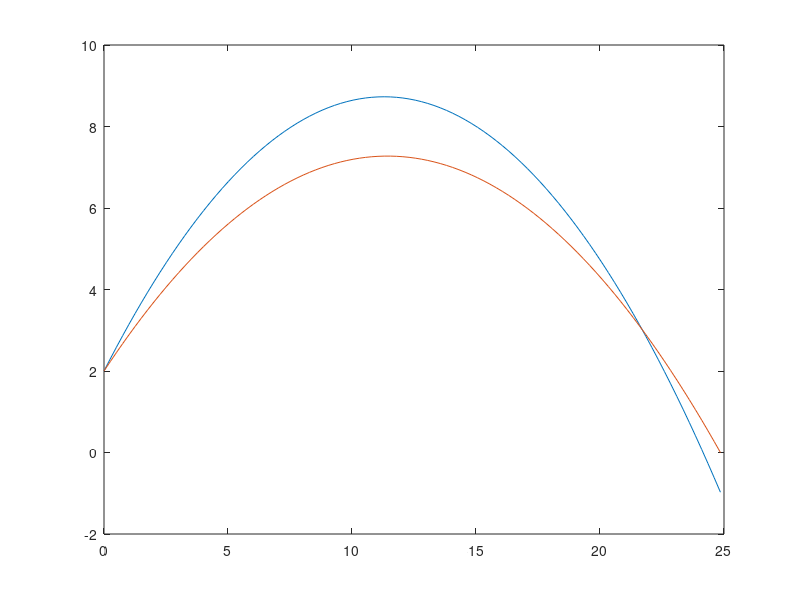

This figure's MATLAB source: (Note: this script raises an error after producing the figure.)
% Solution to part 4 

% Variables
g = 9.81
h = 2
u = 15
givenTheta = 50; givenTheta = deg2rad(givenTheta)

% Max Distance & Angle
max_X = u^2/g * sqrt(1 + ((2*g*h)/(u^2)))
max_Theta = asin(1/sqrt(2 + ((2*g*h)/u^2)))

% Plot 
x = linspace(0, max_X, 100)

y1 = x * tan(givenTheta) - (g / (2 * u^2 * cos(givenTheta)^2)) * x.^2 + h
y2 = x * tan(max_Theta) - (g / (2 * u^2 * cos(max_Theta)^2)) * x.^2 + h

plot(x, y1)

hold on 

plot(x, y2)

hold off

% Graph Annotation
xlabel('Horizontal distance/m', FontSize= 12); ylabel('Vertical distance/m','FontSize',12)
title('Projectile Motion', FontSize=18)
legend('Given Projectile Motion', 'Optimal Projectile Motion')
